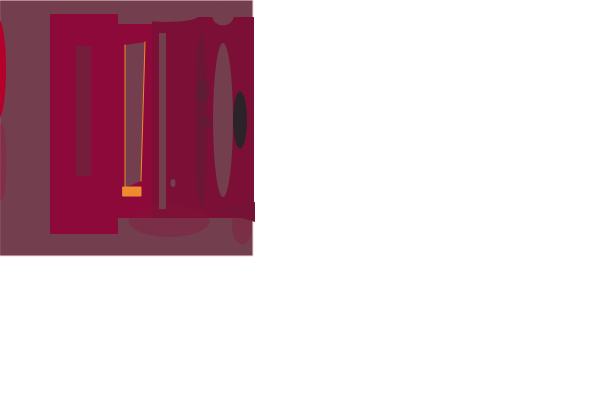
Frame 1 (no input)
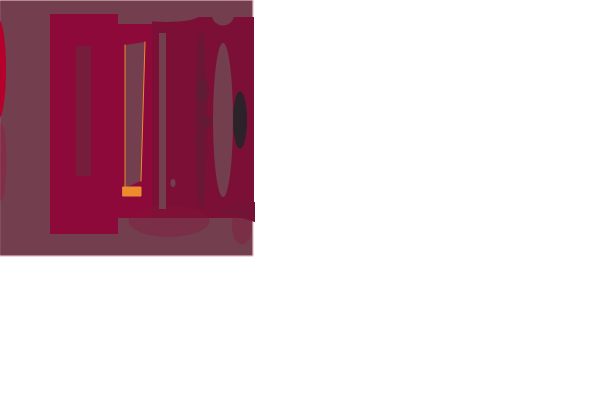
Frame 60 (no input)
Frame 120 (the mouse pressed at the canvas centre since frame 60): identical to frame 60, image omitted

The p5.js sketch that drew these frames (run headless with seeded random() and noise() and a simulated clock; from frame 60 on, the mouse is pressed at the canvas centre):

// p5.js sketch
// ── sketch.js
function setup() {
  createCanvas(600, 400); // drawing out the canvas
  smooth(); //anti-alias edges
}
function draw() {
  // Setting Maroon base
  strokeWeight(1); //set default stroke weight to 1px
  stroke(245, 214, 219); //setting 1px light pink border
  fill(115, 62, 78); //painting largest swath of color – maroon.
  rect(0, 0, 253, 256); //drawing a rectangle of the largest swath of color

  // Building slim red shapes along left border
  noStroke(); //removing stroke
  fill(181, 0, 43); //setting bright red fill for top circle
  ellipse (-1.5, 69, 15, 99); // drawing ellipse positioned slightly off canvas
  c = color(174, 0, 47, 60); //defines a new red at 60% transparency
  fill(c); //sets the fill of the new object to that red
  ellipse(1, 162, 11, 78); //draws the transparent red ellipse
  value = alpha(c);  // Sets 'value' to alpha of 60
  
  //Building all the maroon tiles for center area
  noStroke(); //removing stroke
  fill(141, 9, 57); // setting marroon shade for rectangle
  rect(50, 14, 68, 220); // drawing rectangle at 85, 125 with a width of 68 and height of 220.
  fill(141, 9, 57); // setting marroon shade for rectangle
  rect(116, 24, 36, 194); // drawing rectangle at 85, 125 with a width of 68 and height of 220.
  fill(124, 15, 53); // setting marroon shade for rectangle
  rect(152, 17, 102, 201); // drawing rectangle at 85, 125 with a width of 68 and height of 220.

  // Adding some organic shapes along bottom
  noStroke(); //removing stroke
  c2 = color(135, 19, 58, 90); //defines a new marroon at 90% transparency
  fill(c2); //sets the fill of the new object to that red
  ellipse(169, 221, 81, 32); //draws the transparent red ellipse
  value = alpha(c2);  // Sets 'value' to alpha of 80
  ellipse(242, 226, 20, 37); //draws the transparent red ellipse

  // Adding the purplish shapes to the center and right side of the canvas
  noStroke(); //removing stroke
  fill(115, 62, 78); //setting color to background
  ellipse(223, 120, 20, 154); // drawing ellipse positioned along the right edge
  rect(159, 33, 7, 176); // drawing tall slim rectangle near center screen
  ellipse(173, 183, 5, 8); // drawing ellipse positioned along the right edge
  ellipse(223, 15, 22, 21); // cutting out the top edge of the red rectangle
  ellipse(166, 16, 65, 12); // cutting out the top edge of the red rectangle
  quad(125, 45, 125, 188, 141, 181, 145, 42);
  
  // Adding more transparent ellipses for depth 
  noStroke(); //removing stroke
  c3 = color(73, 39, 54, 90); //defines a new dark transparent circle 
  fill(c3); //sets the fill of the new object to that red
  ellipse(201, 120, 11, 178); //draws the transparent red ellipse
  value = alpha(c3);  // Sets 'value' to alpha of c3 color  
  ellipse(203, 91, 12, 25); //draws the transparent red ellipse
  ellipse(207, 123, 10, 14); //draws the transparent red ellipse
  
  // Adding dark grey circle along right side
  noStroke(); //removing stroke
  fill(44, 35, 42); //defines a new dark circle 
  ellipse(240, 120, 14, 57); // drawing ellipse positioned along the right edge
  fill(116, 19, 53); //defines a new dark triangle 
  triangle(255, 202, 255, 222, 215, 210); // drawing a triangle positioned along the right edge 
  
  // Adding dark grey circle along right side
  noStroke(); //removing stroke
  fill(118, 29, 60); //defines fill for new rectangle
  rect(76, 46, 15, 130); // drawing 15x130 rectangle positioned at 76, 46
  
  // Adding orange lines & box
  stroke(237, 139, 46); //defines stroke for lines
  line(125, 45, 125, 188); // drawing line
  line(145, 42, 141, 181); // drawing line from 145,42 to 141,181
  fill(237, 139, 46); // setting fill for orange rectangle same as lines
  rect(123, 187, 18, 9); // drawing 18x9 rectangle at 123,187
  
}
